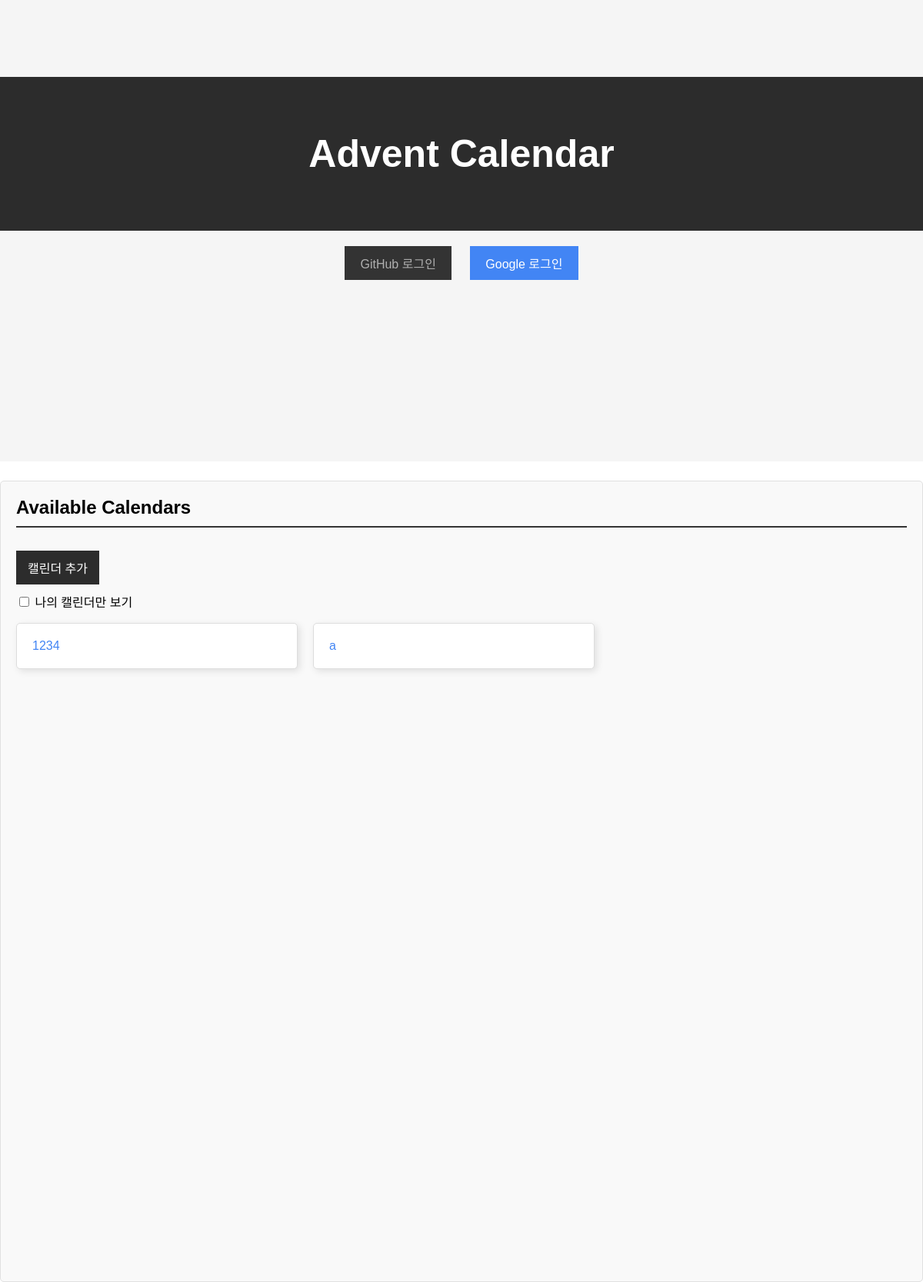
Before: / with the older database file.
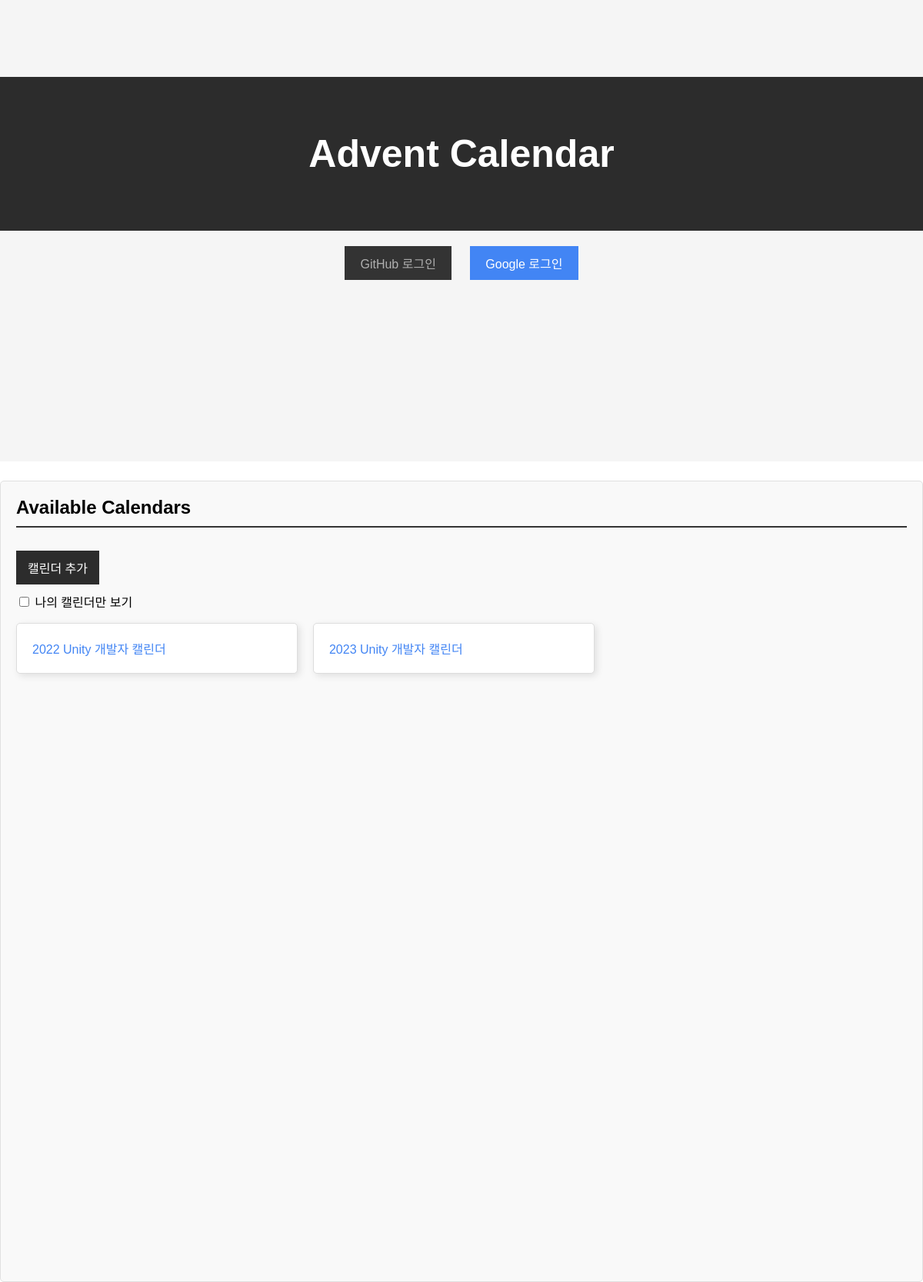
After: the same page with the newer database file.
### calendarapp/models.py (models this page shows, shortened)
class Calendar(models.Model):
    name = models.CharField(max_length=200)
    description = models.TextField()
    creator = models.ForeignKey(settings.AUTH_USER_MODEL, on_delete=models.CASCADE)
    created_date = models.DateTimeField(auto_now_add=True)

### calendarapp/views.py (the view)
# urls.py: path('', views.index, name='home'),
def index(request):
    if 'show_mine' in request.GET and request.user.is_authenticated:
        calendars = Calendar.objects.filter(creator=request.user)
    else:
        calendars = Calendar.objects.all()
    return render(request, 'index.html', {'calendars': calendars})

### calendarapp/templates/index.html (shortened to what this page needs)
{% extends "base.html" %}
{% block content %}
<div class="calendar-list">
    <div class="calendar-header">
        <h2>Available Calendars</h2>
        <a href="{% url 'create_calendar' %}"><button class="add-calendar-btn">캘린더 추가</button></a>
        <form method="get" id="filterForm">
            <label>
                <input type="checkbox" name="show_mine" {% if request.GET.show_mine %}checked{% endif %}
                    onchange="document.getElementById('filterForm').submit();">
                나의 캘린더만 보기
            </label>
        </form>
    </div>
    <ul>
        {% for calendar in calendars %}
        <li>
            <div class="calendar-item">
                <a href="{% url 'calendar_detail' calendar.id %}">{{ calendar.name }}</a>
            </div>
        </li>
        {% empty %}
        <li>No available calendars.</li>
        {% endfor %}
    </ul>
</div>
{% endblock %}

### calendarapp/templates/base.html (shortened to what this page needs)
<!DOCTYPE html>
<html lang="en">
<head>
    <link rel="stylesheet" href="https://cdnjs.cloudflare.com/ajax/libs/font-awesome/6.0.0-beta3/css/all.min.css">
    {% load static %}
</head>
<body>
    <div class="top-page">
        <a href="{% url 'home' %}" class="pink-header" style="text-decoration: none">
            Advent Calendar
        </a>
        {% if user.is_authenticated %}
        <div class="user-info">
            현재 로그인 계정 : {{ user.username }}
            {% if user.calendarentry.user_image %}
            <img src="{{ user.calendarentry.user_image.url }}" alt="{{ user.username }}" width="40">
            {% endif %}
            <a href="{% url 'account_logout' %}"><button>로그아웃</button></a>
        </div>
        {% else %}
        <div class="login-buttons">
            <a href="/accounts/github/login/?process=login">
                <button class="github-button">GitHub 로그인</button>
            </a>
            <a href="/accounts/google/login/?process=login">
                <button class="google-button">Google 로그인</button>
            </a>
        </div>
        {% endif %}
    </div>
    {% block content %}{% endblock %}
</body>
</html>

### calendarapp/templates/index.html (style rules this page uses)
body { margin: 0; padding: 0; font-family: Arial, sans-serif; }
.top-page { margin: 0 auto 25px auto; height: 500px; width: 100%; background-color: #F5F5F5; padding-top: 100px; }
.pink-header { background-color: #2C2C2C; height: 200px; width: 100vw; max-width: 100%; text-align: center; display: flex; justify-content: center; align-items: center; color: white; font-size: 50px; font-weight: bold; box-sizing: border-box; }
.login-buttons { text-align: center; margin-top: 20px; }
.login-buttons a { display: inline-block; }
.github-button, .google-button { padding: 10px 20px; margin: 0 10px; border: none; cursor: pointer; font-size: 16px; transition: background-color 0.3s; }
.github-button { background-color: #333; color: #B0B0B0; }
.google-button { background-color: #4285F4; color: white; }
.calendar-list { background-color: #f9f9f9; border: 1px solid #e0e0e0; padding: 20px; border-radius: 5px; margin-top: 20px; height: 1000px; }
.calendar-list h2 { margin-top: 0; border-bottom: 2px solid #333; padding-bottom: 10px; }
.calendar-list ul { list-style-type: none; padding-left: 0; display: flex; flex-wrap: wrap; gap: 20px; }
.calendar-list li { background-color: #fff; padding: 20px; border: 1px solid #ddd; box-shadow: 3px 3px 10px rgba(0, 0, 0, 0.1); border-radius: 5px; width: calc(33.33% - 20px); box-sizing: border-box; transition: transform 0.2s; }
.calendar-list a { text-decoration: none; color: #4285F4; transition: color 0.3s; display: block; }
.add-calendar-btn { padding: 10px 15px; margin: 10px 0; background-color: #2C2C2C; color: white; border: none; cursor: pointer; transition: background-color 0.3s; font-size: 16px; }
.calendar-item { display: flex; justify-content: space-between; align-items: center; }

Changed rows visible on the page:
removed Calendar: name "1234"
removed Calendar: name "a"
added Calendar: name "2022 Unity 개발자 캘린더"
added Calendar: name "2023 Unity 개발자 캘린더"
